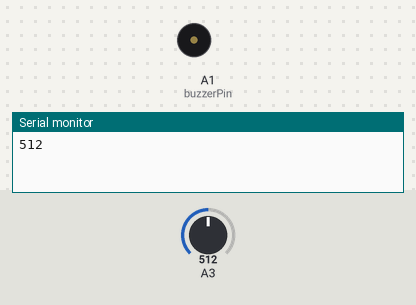
Simulated run of this sketch. Board: Arduino Uno, built with avr-gcc and run on an emulated ATmega328P. On the bench: buzzer (waves = sounding, pin HIGH), the last lines printed to the serial monitor. The inputs (shaded band) are chosen by the test bench; at power-on: A3 = 512.

Above: at 1.2 s.
1.3 s: A3 set to 521
At 2.4 s:
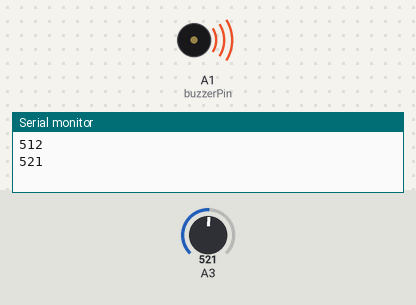
Timing chart, 0 to 13.0 s (numbered marks = the images above; inputs shaded):
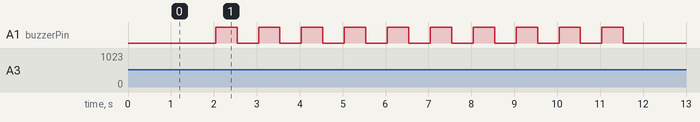

Measured:
- the behaviour switches between 512 and 513 on A3 (found by bisection; images 0 and 1)
- after the input at 1.3 s, A1 (buzzerPin): alternates HIGH for 0.50 s and LOW for 0.50 s, 20 changes in all, then stays LOW, starting after 0.74 s

The sketch:

my_dear_diary.ino
```cpp
int buzzerPin = A1;

int counter;
int light_threshold = 512;
boolean diaryRemoved = false;
void setup()
    {
      Serial.begin(9600);
      pinMode(buzzerPin,OUTPUT);

    }

void loop()
    {
      int light_value1 = analogRead(A3); delay(10);
      int light_value = analogRead(A3);delay(10);
      Serial.println(light_value);
      if(light_value > light_threshold && diaryRemoved == false)    //if there is change in light value (New Package)
        {
          for(int i=0; i<10; i++)
             {
               beep(500);
               delay(500);
             }
          Serial.print("Diary Removed!!");
          diaryRemoved = true;

        }
        delay(2000);
     if(light_value < light_threshold && diaryRemoved == true)
       {
         diaryRemoved = false;
       }
    }


void beep(int delayValue)
     {
       digitalWrite(buzzerPin,HIGH);
       delay(delayValue);
       digitalWrite(buzzerPin,LOW);
     }
```
